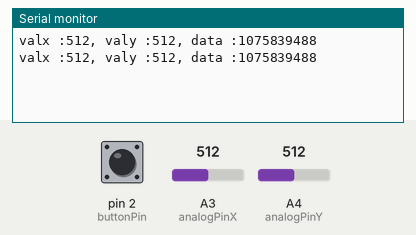
Recording of a sketch running on a simulated Arduino Uno, built with avr-gcc and run on an emulated ATmega328P. Shown: the last lines printed to the serial monitor. The inputs (shaded band) are chosen by the test bench; at power-on: A3 (analogPinX) = 512, A4 (analogPinY) = 512, pin 2 (buttonPin) LOW.

Above: at 1.2 s.
1.3 s: A3 (analogPinX) set to 716
At 1.63 s:
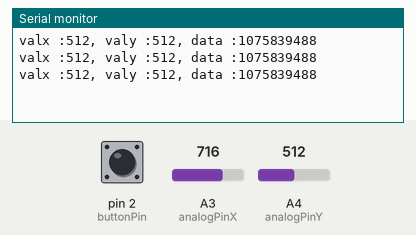
2.8 s: A4 (analogPinY) set to 716
At 2.99 s:
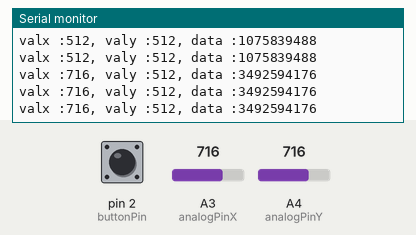
4.3 s: A3 (analogPinX) set to 900
At 4.34 s:
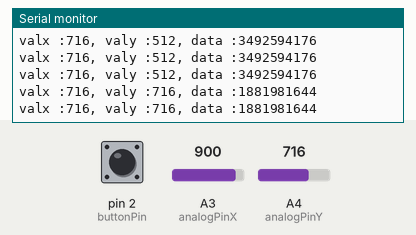
5.8 s: A4 (analogPinY) set to 900
At 6.15 s:
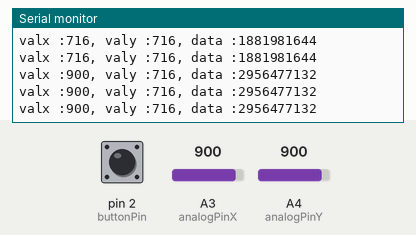
Timing chart, 0 to 8.3 s (numbered marks = the images above; inputs shaded):
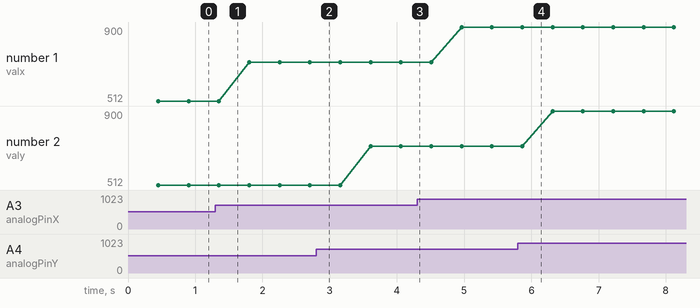

Measured:
- plotted number 1: 512 → 716 after the input at 1.3 s, 716 → 900 after the input at 4.3 s

The sketch:

Emitter.ino
```cpp
#include <RCSwitch.h>

const int buttonPin = 2;
const int analogPinX = A3;
const int analogPinY = A4;

const int treshold = 512;
const int precision = 50;

unsigned long valx = 0;
unsigned long valy = 0;
int buttonState = 0;
unsigned long key = 0;
unsigned long data =0;
RCSwitch mySwitch = RCSwitch();

void setup() {
  Serial.begin(9600);
    // Transmitter is connected to Arduino Pin #10
  mySwitch.enableTransmit(10);
}
void loop() {
  buttonState = digitalRead(buttonPin);
  valx = analogRead(analogPinX);
  valy = analogRead(analogPinY);

  data =(valx<<12) | (valy);
  key = data %15; //Generate a check key
  data =(key<<28) | data ;
  mySwitch.send(data, 32);
  Serial.print("valx :");
  Serial.print(valx);
  Serial.print(", valy :");
  Serial.print(valy);
  Serial.print(", data :");
  Serial.println(data);
  //End of joystick handeling
}
```
